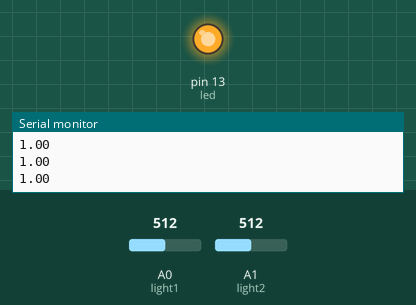
The sketch below on a simulated Arduino Uno, built with avr-gcc and run on an emulated ATmega328P. On the bench: output pins drawn as LEDs (lit = HIGH), the last lines printed to the serial monitor. The inputs (shaded band) are chosen by the test bench; at power-on: A1 (light2) = 512, A0 (light1) = 512.

Above: at 1.2 s.
1.3 s: A1 (light2) set to 437
2.8 s: A1 (light2) set to 408
At 4.0 s:
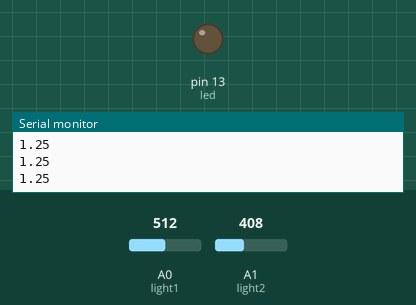
4.3 s: A1 (light2) set to 511
At 5.2 s:
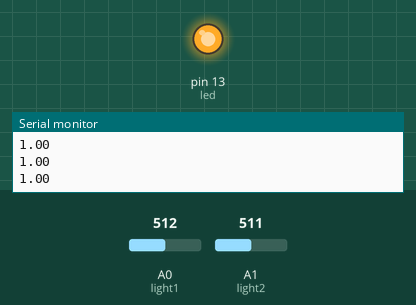
5.8 s: A1 (light2) set to 306
At 6.5 s:
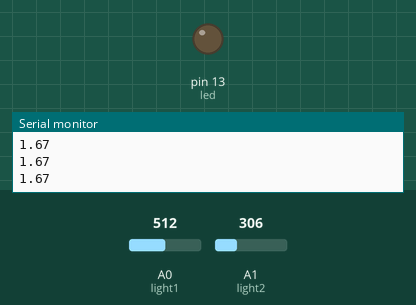
Timing chart, 0 to 8.3 s (numbered marks = the images above; inputs shaded):
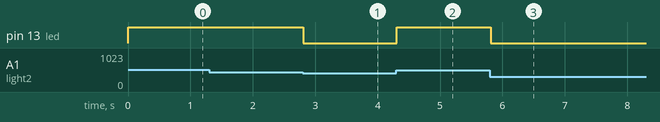

The sketch:

lightTest.ino
```cpp
int light1 = A0;
int light2 = A1;
int led = 13;
int val1;
int val2;

void setup() {

pinMode(led, OUTPUT);
Serial.begin(9600);

}

void loop() {

val1 = analogRead(light1);
val2 = analogRead(light2);
float val3 = (float)val1/(float)val2;
Serial.println(val3);
if (val3 > .8 && val3 < 1.2){
  digitalWrite(led, HIGH);
}
else {
  digitalWrite(led, LOW);
}

}
```

Measured:
- the behaviour switches between 427 and 426 on A1 (light2) (found by bisection; images 0 and 1)
- after the input at 2.8 s, pin 13 (led): HIGH → LOW at once
- after the input at 4.3 s, pin 13 (led): LOW → HIGH at once
- after the input at 5.8 s, pin 13 (led): HIGH → LOW at once
